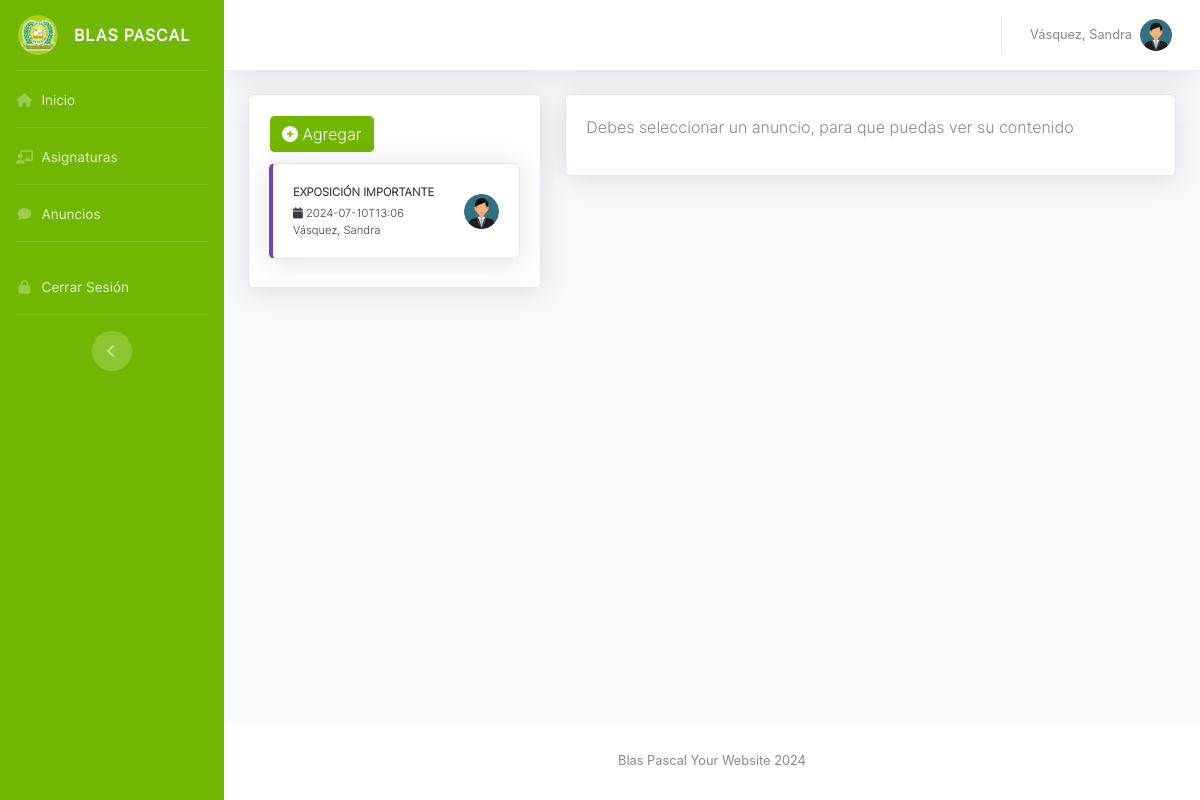
The app's page /VistaDocente/tblAnuncios.php (signed in) with its own data.
### tables this page shows
CREATE TABLE `anuncios` (
  `idanun` int(11) NOT NULL,
  `docente` int(11) NOT NULL,
  `asignaturaaula` int(11) NOT NULL,
  `titulo` varchar(150) NOT NULL,
  `fecpublicacion` varchar(35) NOT NULL,
  `imagen` varchar(255) NOT NULL,
  `descripcion` varchar(300) NOT NULL
);

CREATE TABLE `docentes` (
  `iddoc` int(11) NOT NULL,
  `nombres` varchar(50) NOT NULL,
  `apellidos` varchar(50) NOT NULL,
  `dni` int(15) NOT NULL,
  `fecnacimiento` varchar(20) NOT NULL,
  `direccion` varchar(150) NOT NULL,
  `telefono` varchar(15) NOT NULL,
  `clave` varchar(60) NOT NULL,
  `estado` varchar(15) NOT NULL
);

### VistaDocente/tblAnuncios.php (the view, shortened to what this page needs)
<?php
include_once "../Includes/HeaderDoc.php";
?>
<div class="container-fluid">
    <div class="row">
        <div class="col-xl-4 col-lg-5">
            <div class="card shadow mb-4 custom-scroll" style="margin-bottom: 15px;">
                <div class="card-body">
                    <a href="addAnuncios.php" id="btnNuevo" class="btn btn-light col-auto" type="button" style="background-color: #71B600; color: white; margin-bottom: 10px;">
                        <i class="fa-solid fa-circle-plus"></i> Agregar
                    </a>
                    <?php
                    $query = mysqli_query($conexion, "SELECT a.idanun, a.titulo, a.fecpublicacion, a.imagen, a.descripcion,
                    reldoc.idreldoc, relgrado.idrelgrado, reldoc.idreldoc, au.idaula, au.seccion, asig.nombre AS asignatura,
                    d.apellidos AS apellidos_docente,
                    d.nombres AS nombres_docente,
                    n.nombre AS nivel,
                    g.nombre AS grado
                    FROM anuncios a
                    INNER JOIN asignar_docente_asignatura reldoc ON a.asignaturaaula = reldoc.idreldoc
                    INNER JOIN asignar_grado_asignatura relgrado ON reldoc.asignatura = relgrado.idrelgrado
                    INNER JOIN docentes d ON reldoc.docente = d.iddoc
                    INNER JOIN asignaturas asig ON relgrado.asignatura = asig.idasig
                    INNER JOIN aulas au ON relgrado.aula = au.idaula
                    INNER JOIN grados g ON au.grado = g.idgrado
                    INNER JOIN niveles n ON g.nivel = n.idniv WHERE a.docente = '$id_user'
                    ORDER BY a.idanun DESC");
                    while($row = mysqli_fetch_assoc($query)) { ?>
                    <a onclick="showContent('<?php echo $row['idanun']; ?>')" class="card shadow mb-2" style="border-left: 0.25rem solid #6f42c1; text-decoration: none;" href="#">
                        <div class="card-body">
                            <div class="row no-gutters align-items-center">
                                <div class="col mr-2 text-gray-900">
                                    <div class="text-xs font-weight-bold text-uppercase mb-1">
                                        <?php echo $row['titulo']; ?>
                                    </div>
                                    <div class="mb-0 text-xs">
                                        <i class="fas fa-solid fa-calendar"></i>
                                        <?php echo $row['fecpublicacion']; ?>
                                        <br>
                                        <?php echo $row['apellidos_docente'] . ", " . $row['nombres_docente']; ?>
                                    </div>
                                </div>
                                <div class="col-auto" style="color: #6f42c1;">
                                    <img class="img-profile rounded-circle" src="../Imagenes/administrador.png" style="width: 35px;">
                                </div>
                            </div>
                        </div>
                    </a>
                    <?php } ?>
                </div>
            </div>
        </div>
        <div class="col-xl-8 col-lg-7">
            <div class="card shadow mb-4">
                <div class="card-body" id="anuncioContent">
                    <p>Debes seleccionar un anuncio, para que puedas ver su contenido</p>
                </div>
            </div>
        </div>
    </div>
</div>
<?php
require_once "../Includes/FooterDoc.php";
?>

### Styles/modules.css (style rules this page uses)
.card-body { font-family: interlight; }
.custom-scroll { max-height: 600px; overflow-y: auto; }

### records on screen
anuncios: titulo "EXPOSICIÓN IMPORTANTE", fecpublicacion "2024-07-10T13:06", docentes.apellidos "Vásquez", docentes.nombres "Sandra"

### other values on screen
$_SESSION["apellidos"] "Vásquez"
$_SESSION["nombres"] "Sandra"
